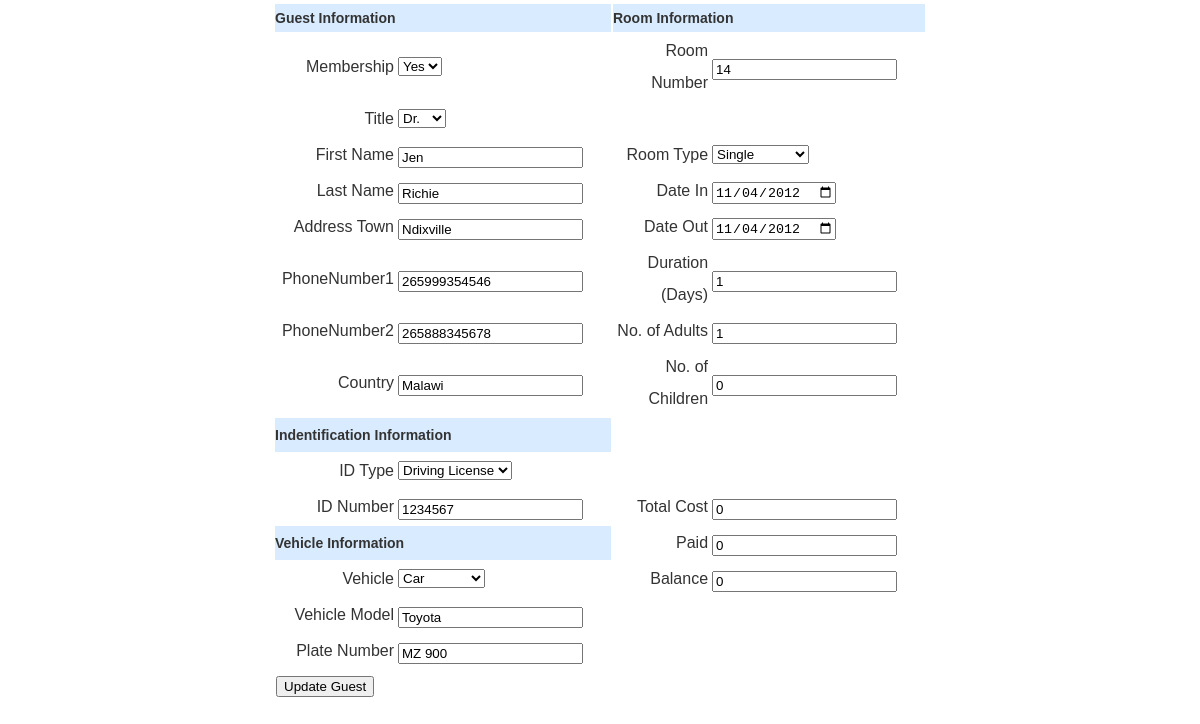
Screenshot of /v1-user/editguest.php?GNo=4 with the database file from the repository.
### tables this page shows
CREATE TABLE `reservations` (
  `ReservationId` int(4) NOT NULL auto_increment,
  `CustomerId` int(3) NOT NULL,
  `RoomNo` int(3) NOT NULL,
  `RoomType` text NOT NULL,
  `DateIn` varchar(10) NOT NULL,
  `DateOut` varchar(10) NOT NULL,
  `Duration` int(3) NOT NULL,
  `Month` text NOT NULL,
  `NoAdults` int(2) NOT NULL,
  `NoChildren` int(2) NOT NULL,
  PRIMARY KEY  (`ReservationId`)
);

CREATE TABLE `guest` (
  `GuestId` int(3) NOT NULL,
  `GuestTitle` text NOT NULL,
  `FirstName` text NOT NULL,
  `LastName` text NOT NULL,
  `AddressTown` text NOT NULL,
  `AddressPostalCode` varchar(20) NOT NULL,
  `AddressCountry` text NOT NULL,
  `PhoneNumber1` varchar(15) NOT NULL,
  `PhoneNumber2` varchar(15) NOT NULL,
  `GuestEmail` varchar(50) NOT NULL,
  PRIMARY KEY  (`GuestId`)
);

CREATE TABLE `customers` (
  `CustomerId` int(3) NOT NULL auto_increment,
  `CustomerTitle` text NOT NULL,
  `Membership` text NOT NULL,
  `CustomerFName` text NOT NULL,
  `CustomerLName` text NOT NULL,
  `AddressTown` text NOT NULL,
  `AddressCountry` text NOT NULL,
  `AddressPostalCode` varchar(15) NOT NULL,
  `PhoneNumber1` varchar(15) NOT NULL,
  `PhoneNumber2` varchar(15) NOT NULL,
  `CustomerEmail` varchar(50) NOT NULL,
  `IdNumber` varchar(10) NOT NULL,
  `IdType` text NOT NULL,
  `PlateNumber` varchar(15) NOT NULL,
  `Status` text NOT NULL,
  `Date` varchar(15) NOT NULL,
  PRIMARY KEY  (`CustomerId`)
);

CREATE TABLE `vehicle` (
  `Vehicle_id` int(11) NOT NULL auto_increment,
  `PlateNumber` varchar(15) NOT NULL,
  `Vehicle` text NOT NULL,
  `VehicleModel` text NOT NULL,
  PRIMARY KEY  (`Vehicle_id`)
);

### v1-user/editguest.php (the view, shortened to what this page needs)
<?php require_once('_connections/db_link.php');
$GNo = $_GET["GNo"];
$select_guest = "SELECT * FROM guest WHERE GuestId = '$GNo' ";
$select_customer = "SELECT * FROM customers WHERE CustomerId = '$GNo' ";
$excute_guest = mysql_query($select_guest,$db_link) or die(mysql_error());
$row_result_guest = mysql_fetch_assoc($excute_guest);
$excute_customer = mysql_query($select_customer,$db_link) or die(mysql_error());
$row_result_customer = mysql_fetch_assoc($excute_customer);
$plateNo = $row_result_customer['PlateNumber'];
$select_vehicle = "SELECT * FROM vehicle WHERE PlateNumber = '$plateNo' ";
$excute_vehicle = mysql_query($select_vehicle, $db_link) or die (mysql_error());
$row_result_vehicle = mysql_fetch_assoc($excute_vehicle);
$select_reservation = "SELECT * FROM reservations WHERE CustomerId = '$GNo' ";
$excute_reservation = mysql_query($select_reservation,$db_link) or die(mysql_error());
$row_result_reservation = mysql_fetch_assoc($excute_reservation);
?>
<!DOCTYPE HTML PUBLIC "-//W3C//DTD HTML 4.01 Transitional//EN" "http://www.w3.org/TR/html4/loose.dtd">
<html>
<head>
<link href="styles/main_style.css" media="screen" rel="stylesheet" type="text/css" />
</head>
<body>
<form action="updateguest.php?GNo=<?php echo $row_result_guest['GuestId']; ?>&plateNo=<?php echo $row_result_vehicle['PlateNumber']; ?>" method="post">
<table width="654" border="0" align="center">
  <tr>
    <th colspan="2">Guest Information </td>
    <th colspan="2">Room Information </td>  </tr>
  <tr>
    <td align="right">Membership</td>
    <td>
      <select name="Membership">
        <option value="Yes">Yes</option>
      </select>    </td>
    <td align="right">Room Number </td>
    <td>
      <input type="text" name="roomnumber" value="<?php echo  $row_result_reservation['RoomNo']; ?>">    </td>
  </tr>
  <tr>
    <td align="right">Title</td>
    <td><select name="Title">
		<option value="Dr.">Dr.</option>>
      </select>
	</td>
    <td align="right">&nbsp;</td>
    <td>&nbsp;</td>
  </tr>
  <tr>
    <td width="222" align="right">First Name </td>
    <td width="682"><input name="FirstName" type="text" maxlength="20" value="<?php echo  $row_result_guest['FirstName']; ?>"></td>
    <td width="682" align="right">Room Type </td>
    <td width="682">
      <select name="RoomType">
        <option value="">Single</option>
      </select>    </td>
  </tr>
  <tr>
    <td align="right">Last Name </td>
    <td><input name="FastName" type="text" maxlength="20" value="<?php echo  $row_result_guest['LastName']; ?>"></td>
    <td align="right">Date In </td>
    <td>
      <input type="date" name="DateIn" value="<?php echo  $row_result_reservation['DateIn']; ?>">    </td>
  </tr>
  <tr>
    <td align="right">Address Town</td>
    <td><input name="AddressTown" type="text" maxlength="20" value="<?php echo  $row_result_guest['AddressTown']; ?>"></td>
    <td align="right">Date Out </td>
    <td>
      <input type="date" name="DateOut" value="<?php echo  $row_result_reservation['DateOut']; ?>">    </td>
  </tr>
  <tr>
    <td align="right">PhoneNumber1</td>
    <td><input name="PhoneNumber1" type="text" maxlength="20" value="<?php echo  $row_result_guest['PhoneNumber1']; ?>"></td>
    <td align="right">Duration (Days) </td>
    <td>
      <input type="text" name="Duration" value="<?php echo  $row_result_reservation['Duration']; ?>">    </td>
  </tr>
  <tr>
    <td align="right">PhoneNumber2</td>
    <td><input name="PhoneNumber2" type="text" maxlength="20" value="<?php echo  $row_result_guest['PhoneNumber2']; ?>"></td>
    <td align="right">No. of Adults </td>
    <td>
      <input type="text" name="NoAdults" value="<?php echo  $row_result_reservation['NoAdults']; ?>">    </td>
  </tr>
  <tr>
    <td align="right">Country</td>
    <td><input name="Country" type="text" maxlength="20" value="<?php echo  $row_result_guest['AddressCountry']; ?>"></td>
    <td align="right">No. of Children </td>
    <td><input name="NoChildren" type="text" maxlength="20" value="<?php echo  $row_result_reservation['NoChildren']; ?>"></td>
  </tr>
  <tr>
    <th colspan="2">Indentification Information </td>
    <td>&nbsp;</td>
    <td>&nbsp;</td>
  </tr>
  <tr>
    <td align="right">ID Type </td>
    <td>
        <select name="IdType">
          <option value="<?php echo  $row_result_guest['IdType']; ?>">Driving License</option>
        </select>    </td>
    <td>&nbsp;</td>
    <td>&nbsp;</td>
  </tr>
  <tr>
    <td align="right">ID Number </td>
    <td><input name="IdNumber" type="text" maxlength="20" value="<?php echo  $row_result_customer['IdNumber']; ?>"></td>
    <td align="right">Total Cost </td>
    <td>
      <input type="text" name="NoChildren" value="<?php echo  $row_result_reservation['NoChildren']; ?>"></td>
  </tr>
  <tr>
    <th colspan="2">Vehicle Information</td>
    <td align="right">Paid</td>
    <td>
      <input type="text" name="textfield11" value="<?php echo  $row_result_reservation['NoChildren']; ?>">    </td>
  </tr>
  <tr>
    <td align="right">Vehicle</td>
    <td>
      <select name="Vehicle">
        <option value="<?php echo  $row_result_guest['Vehicle']; ?>">Car</option>
      </select>    </td>
    <td align="right">Balance</td>
    <td>
      <input type="text" name="textfield10" value="<?php echo  $row_result_reservation['NoChildren']; ?>">    </td>
  </tr>
  <tr>
    <td align="right">Vehicle Model </td>
    <td>
      <input type="text" name="vehicleMOdel" value="<?php echo  $row_result_vehicle['VehicleModel']; ?>">    </td>
    <td>&nbsp;</td>
    <td>&nbsp;</td>
  </tr>
  <tr>
    <td align="right">Plate Number </td>
    <td>
      <input type="text" name="plateNumber" value="<?php echo  $row_result_vehicle['PlateNumber']; ?>">    </td>
    <td>&nbsp;</td>
    <td>&nbsp;</td>
  </tr>
<tr>
	<td colspan="4"><input type="submit" value="Update Guest"></td>
</tr>
</table>
</form>
</body>
</html>

### rows the page displays
reservations: roomnumber "14", DateIn "11/04/2012", DateOut "11/04/2012", Duration "1", NoAdults "1", NoChildren "0", textfield11 "0", textfield10 "0"
guest: FirstName "Jen", FastName "Richie", AddressTown "Ndixville", PhoneNumber1 "265999354546", PhoneNumber2 "265888345678", Country "Malawi"
customers: IdNumber "1234567"
vehicle: vehicleMOdel "Toyota", plateNumber "MZ 900"
